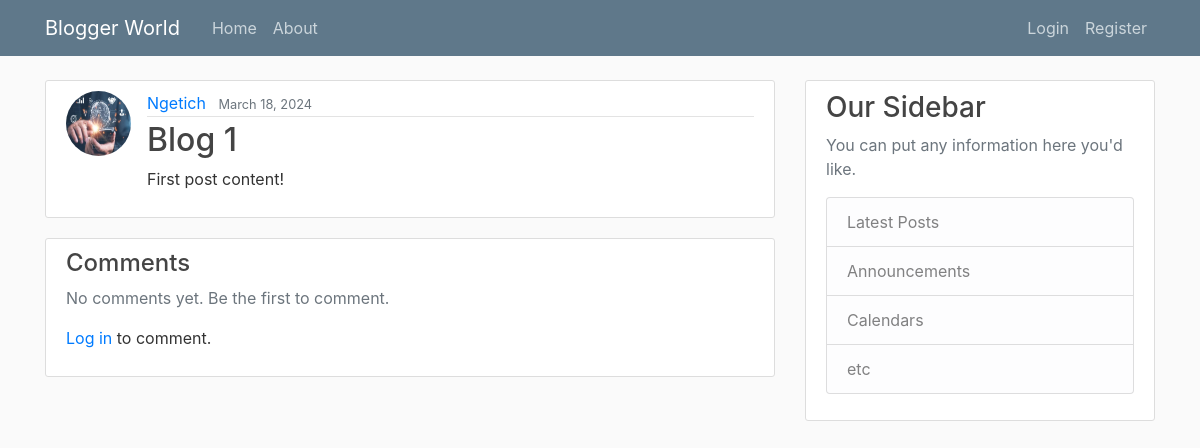
Screenshot of /post/blog-1/ with the database file from the repository.
### blog/models.py (models this page shows, shortened)
class Post(models.Model):
    title = models.CharField(max_length=100)
    slug = models.SlugField(max_length=120, unique=True, blank=True)
    content = models.TextField()
    date_posted = models.DateTimeField(default = timezone.now)
    author = models.ForeignKey(User, on_delete= models.CASCADE)

### users/models.py (models this page shows, shortened)
class Profile(models.Model):
    user = models.OneToOneField(User, on_delete = models.CASCADE)
    image = models.ImageField(default = 'default.jpg', upload_to= 'profile_pics')

### blog/views.py (the view)
# urls.py: path('post/<slug:slug>/', PostDetailView.as_view(), name='post-detail'),
class PostDetailView(DetailView):
    model = Post
    def get_context_data(self, **kwargs):
        context = super().get_context_data(**kwargs)
        context['comments'] = self.object.comments.select_related('author').all()
        return context

### blog/templates/blog/post_detail.html (shortened to what this page needs)
{% extends "blog/base.html" %}
{% block content%}
    <article class="media content-section">
        <img class="rounded-circle article-img" src="{{ object.author.profile.image.url }}">
        <div class="media-body">
            <div class="article-metadata">
            <a class="mr-2" href="{% url 'user-posts' object.author.username %}">{{ object.author }}</a>
            <small class="text-muted">{{ post.date_posted|date:'F d, Y' }}</small>
            </div>
            <h2 class="article-title">{{ object.title }}</h2>
            <p class="article-content">{{ object.content }}</p>
        </div>
    </article>
                <section class="content-section">
                    <h4>Comments</h4>
                    {% for comment in comments %}
                        <div class="media mb-3">
                            <img class="rounded-circle mr-3 article-img" src="{{ comment.author.profile.image.url }}">
                            <div class="media-body">
                                <div class="article-metadata">
                                    <a class="mr-2" href="{% url 'user-posts' comment.author.username %}">{{ comment.author }}</a>
                                    <small class="text-muted">{{ comment.created_at|date:'F d, Y H:i' }}</small>
                                </div>
                                <p>{{ comment.content|linebreaks }}</p>
                            </div>
                        </div>
                    {% empty %}
                        <p class="text-muted">No comments yet. Be the first to comment.</p>
                    {% endfor %}
                    {% if user.is_authenticated %}
                    <form method="post" action="{% url 'post-add-comment' object.pk %}" class="mt-4">
                        {% csrf_token %}
                        <div class="form-group">
                            <label for="id_content">Add a comment</label>
                            <textarea name="content" id="id_content" class="form-control" rows="3" required></textarea>
                        </div>
                        <button type="submit" class="btn btn-primary">Post Comment</button>
                    </form>
                    {% else %}
                        <p><a href="{% url 'login' %}">Log in</a> to comment.</p>
                    {% endif %}
                </section>
{% endblock content%}

### blog/static/blog/main.css (style rules this page uses)
body { background: #fafafa; color: #333333; margin-top: 5rem; }
h1, h2, h3, h4, h5, h6 { color: #444444; }
.content-section { background: #ffffff; padding: 10px 20px; border: 1px solid #dddddd; border-radius: 3px; margin-bottom: 20px; }
.article-title { color: #444444; }
.article-content { white-space: pre-line; }
.article-img { height: 65px; width: 65px; margin-right: 16px; }
.article-metadata { padding-bottom: 1px; margin-bottom: 4px; border-bottom: 1px solid #e3e3e3 }

### rows the page displays
Post: author.profile.image (picture), author "Ngetich", date_posted "March 18, 2024", title "Blog 1", content "First post content!"
